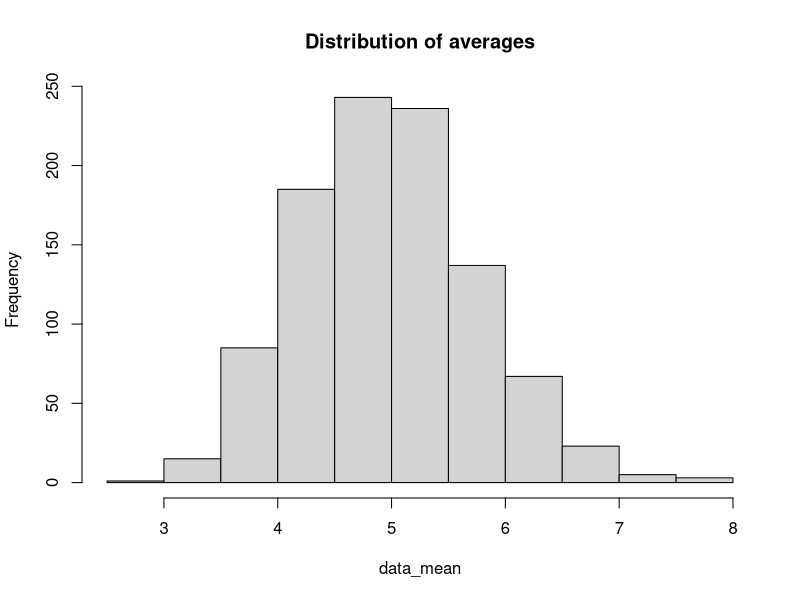
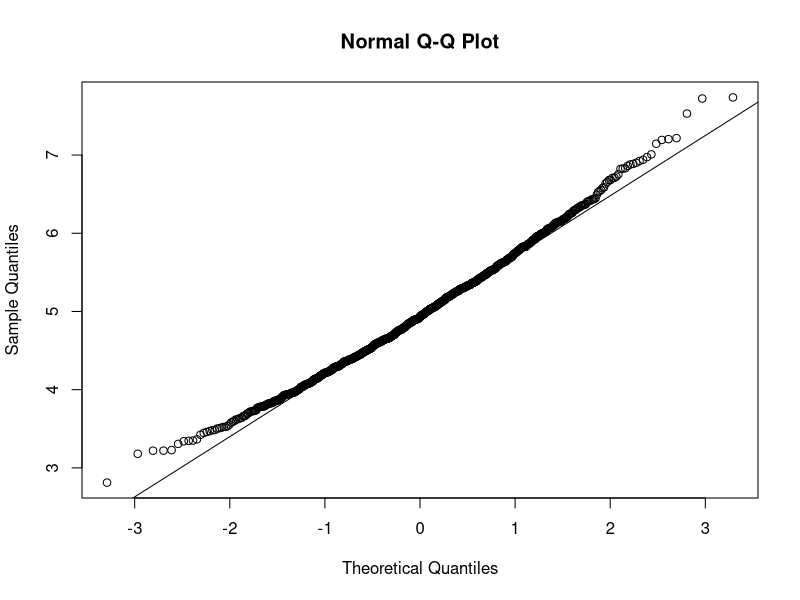

These charts were generated, in order, by the following R code:
## ---- chunk 1
library(ggplot2)
numberOfSimulations <- 1000
n <- 40
lambda <- 0.2
set.seed(1234)
data <- matrix(rexp(numberOfSimulations * n, rate=lambda), numberOfSimulations)
data_mean <- apply(data, 1, mean)
hist(data_mean, main="Distribution of averages")
## ---- chunk 2
theory_mean <- 1/lambda
theory_mean
simulatedDistribution_mean <- round(mean(data_mean), 3)
simulatedDistribution_mean
## ---- chunk 3
samVariance <- round(var(data_mean), 3)
samStDev <- round(sd(data_mean), 3)

theoryVariance <- round(((1/lambda)^2)/n, 3)
theoryStDev <- round((1/lambda)/sqrt(n), 3)


## ---- chunk 4
df <- rbind(c(samVariance, samStDev), c(theoryVariance, theoryStDev))

row.names(df) <- c("Sample", "Theoretical")
colnames(df) <- c("Variance", "Stand Dev")
df
## ---- chunk 5
qqnorm(data_mean); qqline(data_mean)
